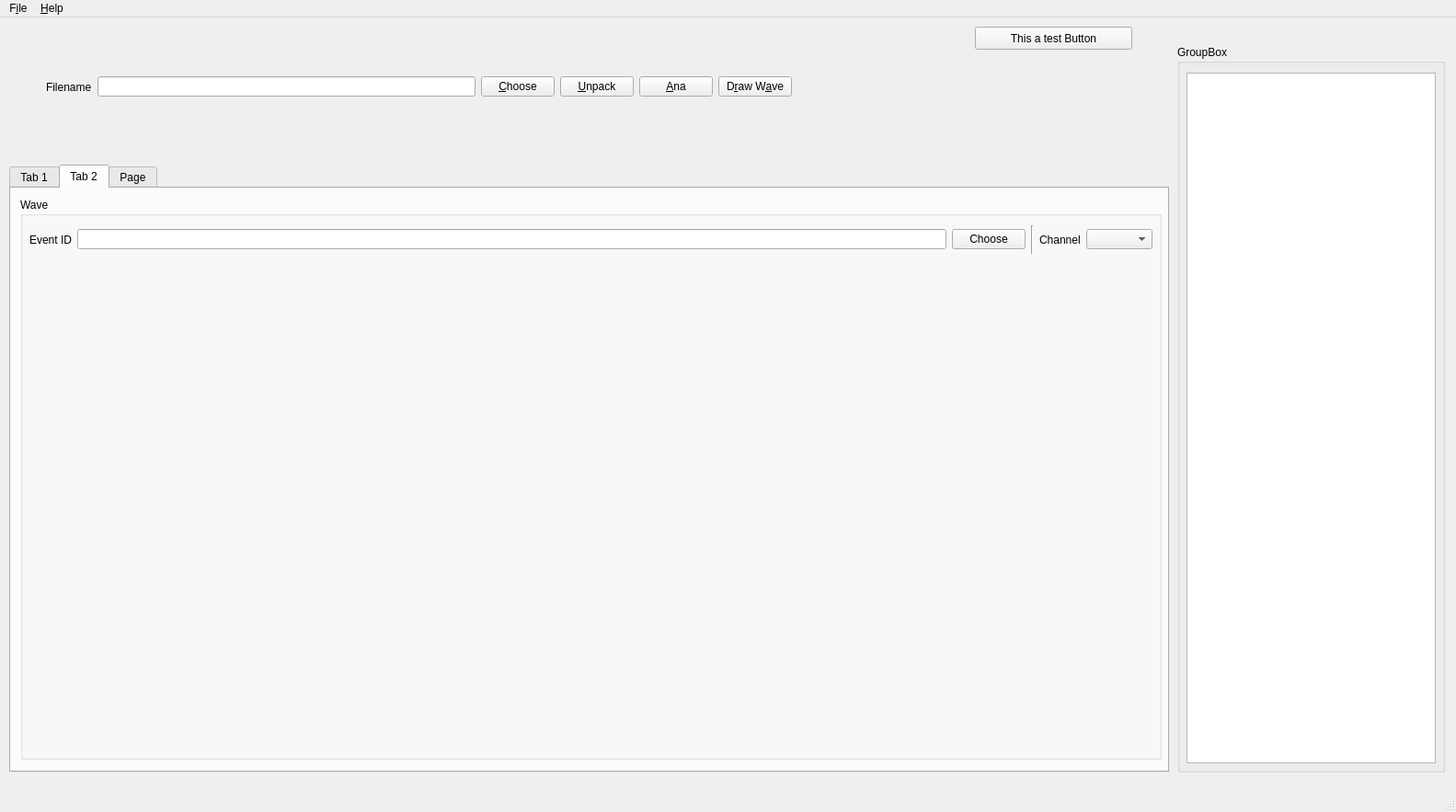
<?xml version="1.0" encoding="UTF-8"?>
<ui version="4.0">
 <class>JHS_GUI</class>
 <widget class="QMainWindow" name="JHS_GUI">
  <property name="geometry">
   <rect>
    <x>0</x>
    <y>0</y>
    <width>1583</width>
    <height>883</height>
   </rect>
  </property>
  <property name="windowTitle">
   <string>MainWindow</string>
  </property>
  <widget class="QWidget" name="centralwidget">
   <widget class="QPushButton" name="Test_Button">
    <property name="geometry">
     <rect>
      <x>1060</x>
      <y>10</y>
      <width>171</width>
      <height>25</height>
     </rect>
    </property>
    <property name="text">
     <string>This a test Button</string>
    </property>
   </widget>
   <widget class="QGroupBox" name="groupBox_2">
    <property name="geometry">
     <rect>
      <x>1280</x>
      <y>30</y>
      <width>291</width>
      <height>791</height>
     </rect>
    </property>
    <property name="title">
     <string>GroupBox</string>
    </property>
    <widget class="QTextBrowser" name="textBrowser">
     <property name="geometry">
      <rect>
       <x>10</x>
       <y>30</y>
       <width>271</width>
       <height>751</height>
      </rect>
     </property>
    </widget>
   </widget>
   <widget class="QWidget" name="horizontalLayoutWidget">
    <property name="geometry">
     <rect>
      <x>50</x>
      <y>50</y>
      <width>1221</width>
      <height>51</height>
     </rect>
    </property>
    <layout class="QHBoxLayout" name="horizontalLayout">
     <item>
      <widget class="QLabel" name="label">
       <property name="text">
        <string>Filename</string>
       </property>
      </widget>
     </item>
     <item>
      <widget class="QLineEdit" name="lineEdit"/>
     </item>
     <item>
      <widget class="QPushButton" name="Open">
       <property name="text">
        <string>&amp;Choose</string>
       </property>
      </widget>
     </item>
     <item>
      <widget class="QPushButton" name="unpack">
       <property name="text">
        <string>&amp;Unpack</string>
       </property>
      </widget>
     </item>
     <item>
      <widget class="QPushButton" name="ana">
       <property name="text">
        <string>&amp;Ana</string>
       </property>
      </widget>
     </item>
     <item>
      <widget class="QPushButton" name="pushButton">
       <property name="text">
        <string>D&amp;raw W&amp;ave</string>
       </property>
      </widget>
     </item>
     <item>
      <spacer name="horizontalSpacer">
       <property name="orientation">
        <enum>Qt::Horizontal</enum>
       </property>
       <property name="sizeHint" stdset="0">
        <size>
         <width>40</width>
         <height>20</height>
        </size>
       </property>
      </spacer>
     </item>
    </layout>
   </widget>
   <widget class="QTabWidget" name="tabWidget">
    <property name="geometry">
     <rect>
      <x>10</x>
      <y>160</y>
      <width>1261</width>
      <height>661</height>
     </rect>
    </property>
    <property name="currentIndex">
     <number>1</number>
    </property>
    <widget class="QWidget" name="tab">
     <attribute name="title">
      <string>Tab 1</string>
     </attribute>
     <widget class="QGroupBox" name="groupBox">
      <property name="geometry">
       <rect>
        <x>20</x>
        <y>10</y>
        <width>1231</width>
        <height>611</height>
       </rect>
      </property>
      <property name="title">
       <string>prestal</string>
      </property>
      <widget class="QWidget" name="gridLayoutWidget">
       <property name="geometry">
        <rect>
         <x>10</x>
         <y>30</y>
         <width>1211</width>
         <height>571</height>
        </rect>
       </property>
       <layout class="QGridLayout" name="gridLayout">
        <item row="1" column="0">
         <widget class="QCustomPlot" name="rms_qcpt" native="true"/>
        </item>
        <item row="0" column="0">
         <widget class="QCustomPlot" name="mean_qcpt" native="true"/>
        </item>
       </layout>
      </widget>
     </widget>
    </widget>
    <widget class="QWidget" name="tab_2">
     <attribute name="title">
      <string>Tab 2</string>
     </attribute>
     <widget class="QGroupBox" name="groupBox_3">
      <property name="geometry">
       <rect>
        <x>10</x>
        <y>10</y>
        <width>1241</width>
        <height>611</height>
       </rect>
      </property>
      <property name="title">
       <string>Wave</string>
      </property>
      <widget class="QWidget" name="gridLayoutWidget_2">
       <property name="geometry">
        <rect>
         <x>10</x>
         <y>70</y>
         <width>1221</width>
         <height>531</height>
        </rect>
       </property>
       <layout class="QGridLayout" name="gridLayout_2">
        <item row="1" column="0">
         <widget class="QCustomPlot" name="wavey_qcpt" native="true"/>
        </item>
        <item row="0" column="0">
         <widget class="QCustomPlot" name="wavex_qcpt" native="true"/>
        </item>
       </layout>
      </widget>
      <widget class="QWidget" name="horizontalLayoutWidget_2">
       <property name="geometry">
        <rect>
         <x>10</x>
         <y>30</y>
         <width>1221</width>
         <height>31</height>
        </rect>
       </property>
       <layout class="QHBoxLayout" name="horizontalLayout_2">
        <item>
         <widget class="QLabel" name="label_2">
          <property name="text">
           <string>Event ID</string>
          </property>
         </widget>
        </item>
        <item>
         <widget class="QLineEdit" name="lineEdit_2"/>
        </item>
        <item>
         <widget class="QPushButton" name="pushButton_2">
          <property name="text">
           <string>Choose</string>
          </property>
         </widget>
        </item>
        <item>
         <widget class="Line" name="line">
          <property name="orientation">
           <enum>Qt::Vertical</enum>
          </property>
         </widget>
        </item>
        <item>
         <widget class="QLabel" name="label_3">
          <property name="text">
           <string>Channel</string>
          </property>
         </widget>
        </item>
        <item>
         <widget class="QComboBox" name="comboBox"/>
        </item>
       </layout>
      </widget>
     </widget>
    </widget>
    <widget class="QWidget" name="tab_3">
     <attribute name="title">
      <string>Page</string>
     </attribute>
     <widget class="QGroupBox" name="groupBox_4">
      <property name="geometry">
       <rect>
        <x>10</x>
        <y>10</y>
        <width>571</width>
        <height>351</height>
       </rect>
      </property>
      <property name="title">
       <string>prestal</string>
      </property>
      <widget class="QWidget" name="gridLayoutWidget_3">
       <property name="geometry">
        <rect>
         <x>10</x>
         <y>30</y>
         <width>551</width>
         <height>311</height>
        </rect>
       </property>
       <layout class="QGridLayout" name="gridLayout_3">
        <item row="1" column="0">
         <widget class="QCustomPlot" name="widget_3" native="true"/>
        </item>
        <item row="0" column="0">
         <widget class="QCustomPlot" name="mean_qcpt_3" native="true"/>
        </item>
       </layout>
      </widget>
     </widget>
    </widget>
   </widget>
  </widget>
  <widget class="QMenuBar" name="menubar">
   <property name="geometry">
    <rect>
     <x>0</x>
     <y>0</y>
     <width>1583</width>
     <height>22</height>
    </rect>
   </property>
   <widget class="QMenu" name="menu2">
    <property name="title">
     <string>F&amp;ile</string>
    </property>
    <addaction name="separator"/>
    <addaction name="actionquit"/>
   </widget>
   <widget class="QMenu" name="menuAbourt">
    <property name="title">
     <string>&amp;Help</string>
    </property>
    <addaction name="actionabout"/>
    <addaction name="actionaboutQt"/>
   </widget>
   <addaction name="menu2"/>
   <addaction name="menuAbourt"/>
  </widget>
  <widget class="QStatusBar" name="statusbar"/>
  <action name="actionquit">
   <property name="text">
    <string>&amp;Quit</string>
   </property>
  </action>
  <action name="actionabout">
   <property name="text">
    <string>about</string>
   </property>
  </action>
  <action name="actionaboutQt">
   <property name="text">
    <string>aboutQt</string>
   </property>
  </action>
 </widget>
 <customwidgets>
  <customwidget>
   <class>QCustomPlot</class>
   <extends>QWidget</extends>
   <header location="global">qcustomplot.h</header>
   <container>1</container>
  </customwidget>
 </customwidgets>
 <resources/>
 <connections/>
</ui>
